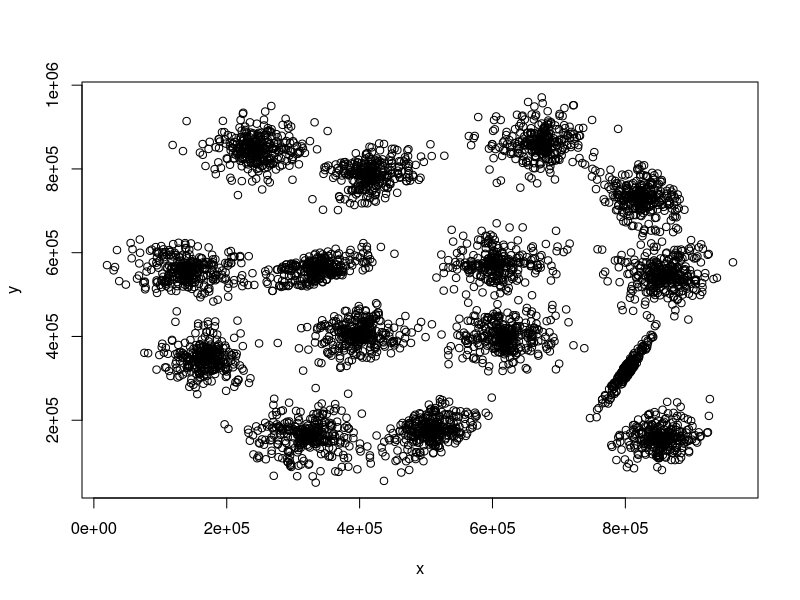
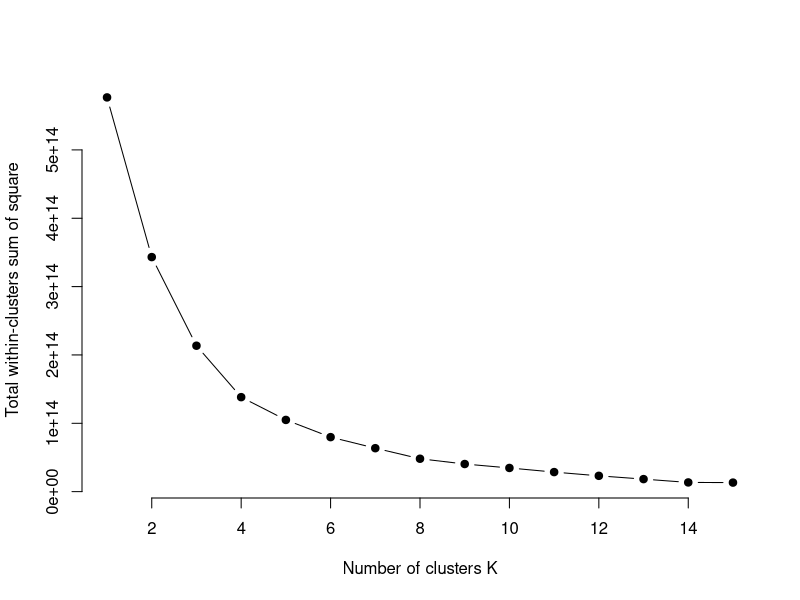
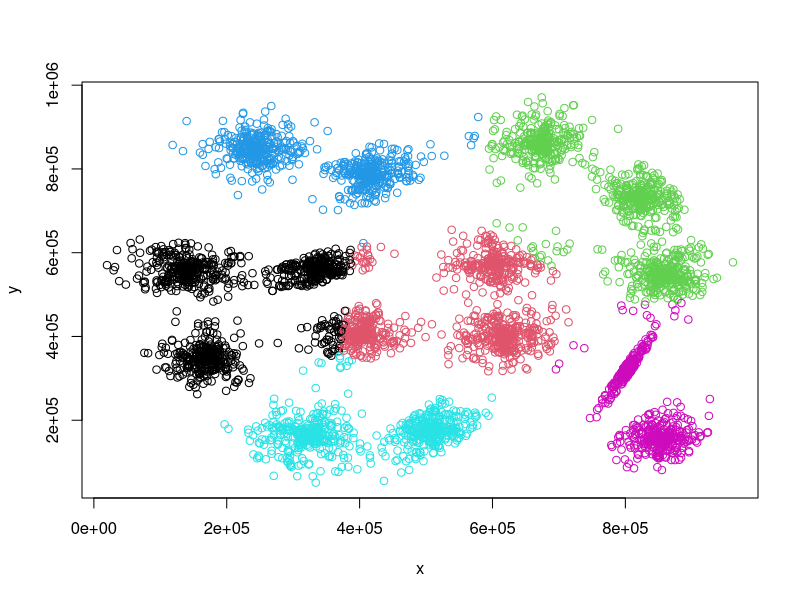
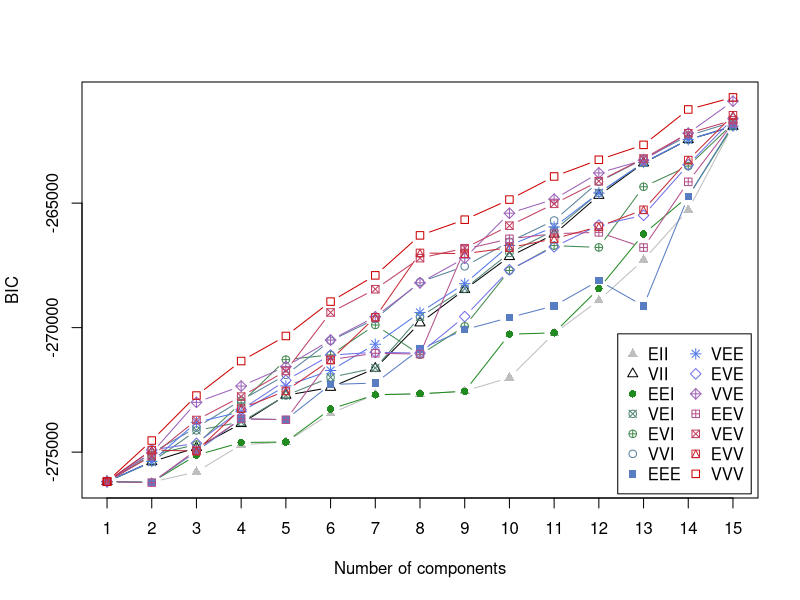
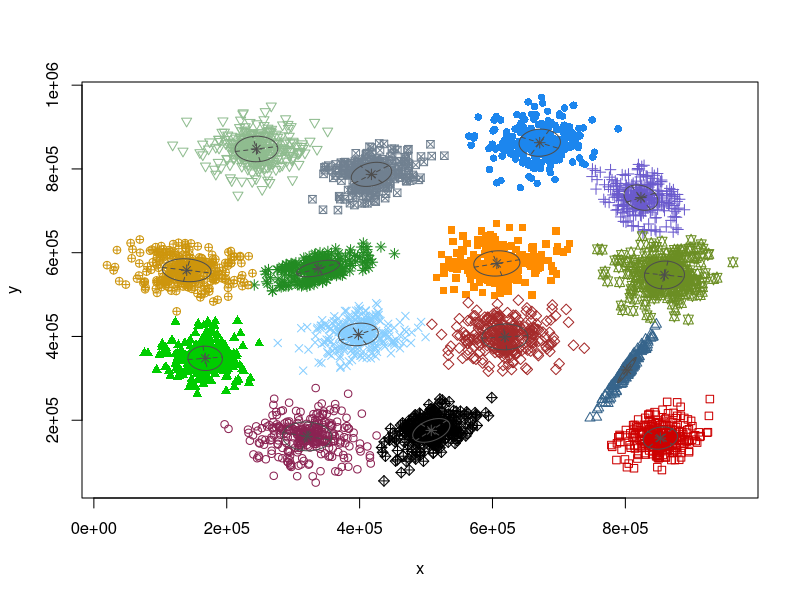
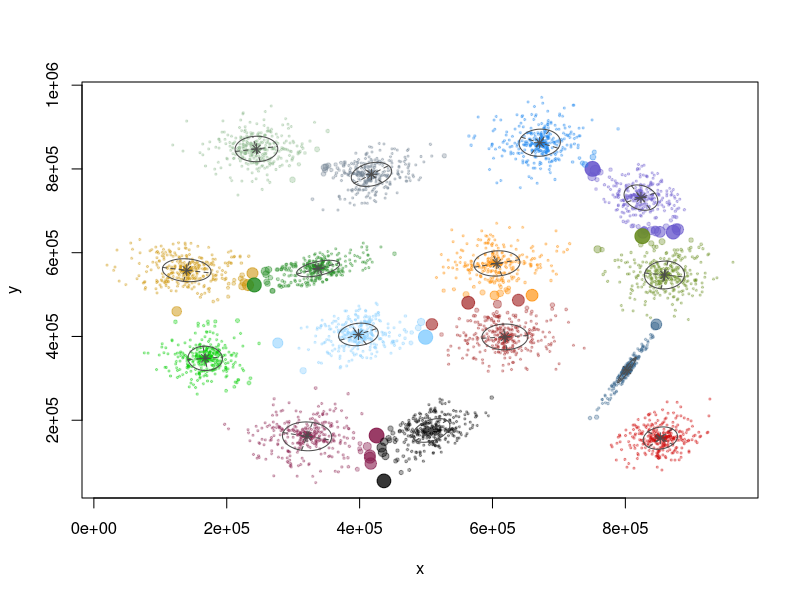
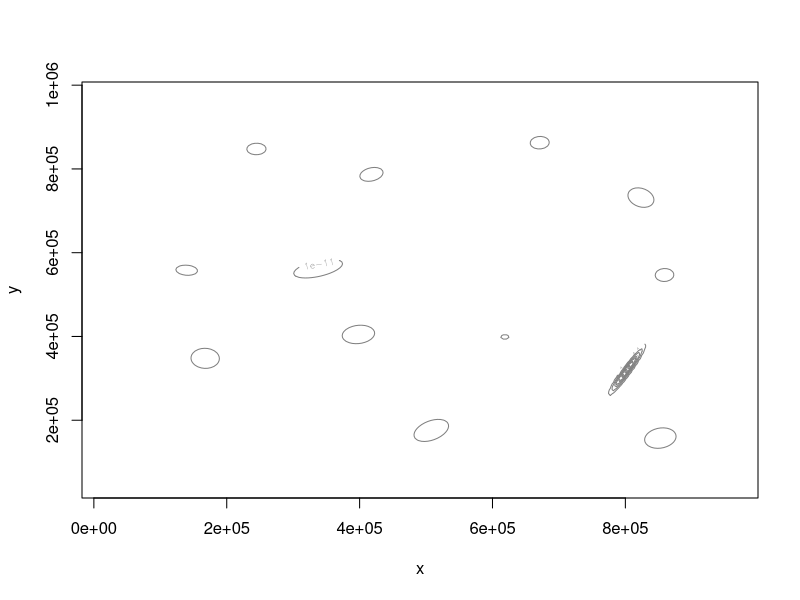
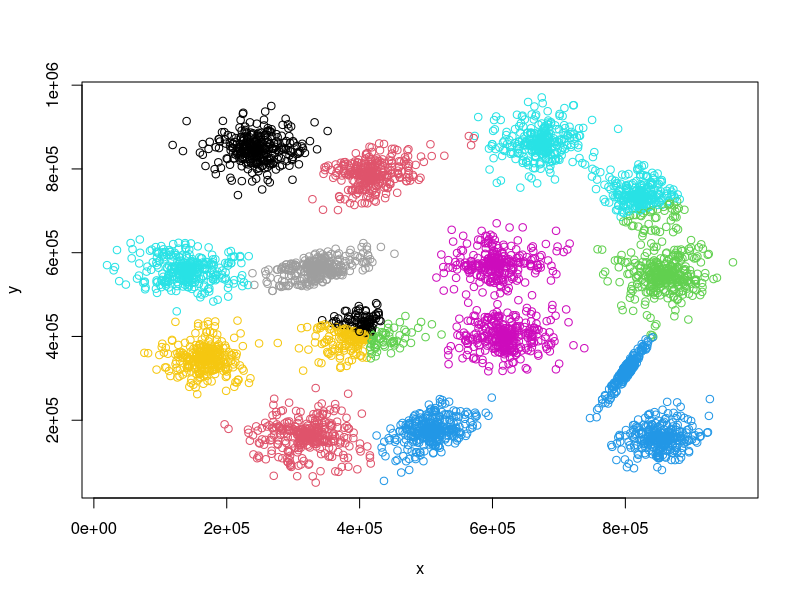

Write the R code that produced these figures, in order.
#Michael Erwin
#Data Analytics
#Exercise 12

#Read in the data
data = read.csv('PotentialClients.csv', header = T, sep = ',')

#Scatter plot of the data
plot(data)

#From a quick observation of the scatter plot, we can see that 
#there are a maximum of 15 groups of data points.
k.max = 15

#Compute WSS (weighted sum statistic) for k = 2 to k = 15
wss = sapply(1:k.max, function(k) {kmeans(data, k, nstart=50, iter.max=15)$tot.withinss})

#Plot WSS 
plot(1:k.max, wss, type="b", pch=19, frame=F, xlab="Number of clusters K", ylab = "Total within-clusters sum of square")

#Let's say 6 was the optimum number of clusters

clusters.km = kmeans(data,6)

#Now to plot clusters (color-coded)
plot(data, col=clusters.km$cluster)

library(mclust)

#Alternatively, use Bayesian Information Criterion to determine k amount of clusters
d_clust = Mclust(as.matrix(data), G=1:15, modelNames=mclust.options("emModelNames"))

#Plot. Choose 1 in the console when prompted. (The BIC option)
plot(d_clust)

#The lower the BIC value, the better. This methods tells us that k = 15 is the 
#optimum amount of clusters.

clusters.km = kmeans(data,15)

#Now to plot clusters (color-coded)
plot(data, col=clusters.km$cluster)

#This may be too many, however. When plotted, the clusters probably aren't grouped
#how you might think they should be. For example, a grouping of data points 
#(which should probably be one cluster) might constitute two or three clusters. 
#It might be better to decide the proper cluster amount based on common sense and 
#observation of the data.
